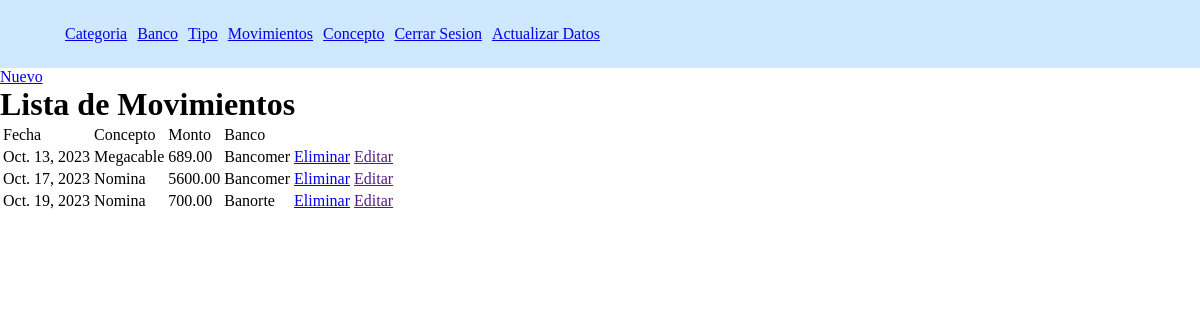
The app's page /get-movimientos with its own data.
### movimientos/models.py (models this page shows, shortened)
class Movimiento(models.Model):
    fecha=models.DateField("Fecha", blank=True, null=False)
    id_concepto=models.ForeignKey(Concepto,on_delete=models.CASCADE)
    monto=models.DecimalField("Monto",max_digits=6,decimal_places=2)
    banco=models.ForeignKey(Banco,on_delete=models.CASCADE)
    tipo= models.ForeignKey(Tipo,on_delete=models.CASCADE)

class Concepto(models.Model):
    concepto = models.CharField("Concepto",max_length=50)
    id_categoria = models.ForeignKey(Categoria, on_delete=models.CASCADE)
    def __str__(self):
        return self.concepto

### Gastos/models.py (models this page shows)
class Banco(models.Model):
    banco = models.CharField("Banco",max_length=30)
    def __str__(self):
        return self.banco

### movimientos/views.py (the view)
# urls.py: path('get-movimientos',views.getMovimiento,name='getMovimientos'),
def getMovimiento(request):
    movimiento = Movimiento.objects.all()
    return render(request,'movimientos/get-movimientos.html',{'movimiento':movimiento})

### templates/movimientos/get-movimientos.html
{% extends 'index.html' %}
{% block cuerpo %}
<a href="{%url 'createMovimientos'%}">Nuevo</a>
<h1>Lista de Movimientos</h1>
<table style="border:1">
    <thead>
        <tr>
            <td>Fecha</td>
            <td>Concepto</td>
            <td>Monto</td>
            <td>Banco</td>
            <td></td>
            <td></td>
        </tr>
    </thead>
    <tbody>
        {% for e in movimiento  %}
        <tr>
            <td>{{e.fecha}}</td>
            <td>{{e.id_concepto}}</td>
            <td>{{e.monto}}</td>
            <td>{{e.banco}}</td>
            <td><a href="{% url 'deleteMovimientos' e.id%}">Eliminar</a></td>
            <td><a href="">Editar</a></td>
        </tr>
        {% endfor %}
    </tbody>
</table>
{% endblock cuerpo %}

### templates/index.html (style rules this page uses)
* { margin:0; }

### records on screen
Movimiento: fecha "Oct. 13, 2023", id_concepto "Megacable", monto "689.00", banco "Bancomer"
Movimiento: fecha "Oct. 17, 2023", id_concepto "Nomina", monto "5600.00", banco "Bancomer"
Movimiento: fecha "Oct. 19, 2023", id_concepto "Nomina", monto "700.00", banco "Banorte"
